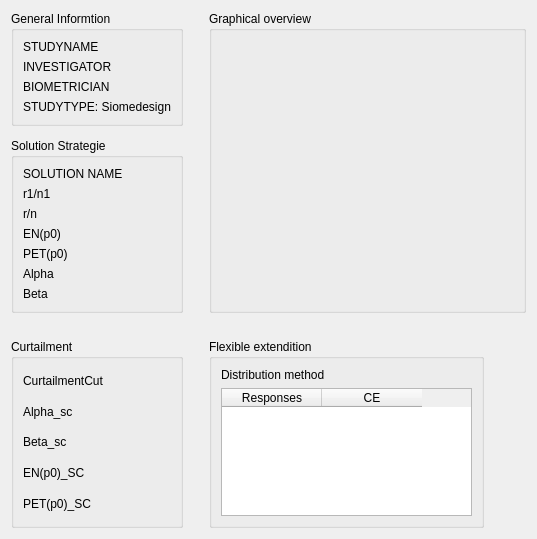
<?xml version="1.0" encoding="UTF-8"?>
<ui version="4.0">
 <class>NewStudyOverviewPage</class>
 <widget class="QWidget" name="NewStudyOverviewPage">
  <property name="geometry">
   <rect>
    <x>0</x>
    <y>0</y>
    <width>537</width>
    <height>539</height>
   </rect>
  </property>
  <property name="windowTitle">
   <string>Form</string>
  </property>
  <layout class="QGridLayout" name="gridLayout">
   <item row="6" column="4">
    <spacer name="verticalSpacer">
     <property name="orientation">
      <enum>Qt::Vertical</enum>
     </property>
     <property name="sizeHint" stdset="0">
      <size>
       <width>20</width>
       <height>40</height>
      </size>
     </property>
    </spacer>
   </item>
   <item row="4" column="6" colspan="2">
    <spacer name="horizontalSpacer">
     <property name="orientation">
      <enum>Qt::Horizontal</enum>
     </property>
     <property name="sizeHint" stdset="0">
      <size>
       <width>40</width>
       <height>20</height>
      </size>
     </property>
    </spacer>
   </item>
   <item row="5" column="7">
    <spacer name="horizontalSpacer_2">
     <property name="orientation">
      <enum>Qt::Horizontal</enum>
     </property>
     <property name="sizeHint" stdset="0">
      <size>
       <width>40</width>
       <height>20</height>
      </size>
     </property>
    </spacer>
   </item>
   <item row="4" column="1">
    <spacer name="verticalSpacer_2">
     <property name="orientation">
      <enum>Qt::Vertical</enum>
     </property>
     <property name="sizeHint" stdset="0">
      <size>
       <width>20</width>
       <height>40</height>
      </size>
     </property>
    </spacer>
   </item>
   <item row="2" column="1">
    <spacer name="verticalSpacer_3">
     <property name="orientation">
      <enum>Qt::Vertical</enum>
     </property>
     <property name="sizeHint" stdset="0">
      <size>
       <width>20</width>
       <height>40</height>
      </size>
     </property>
    </spacer>
   </item>
   <item row="3" column="1">
    <widget class="QGroupBox" name="groupBox">
     <property name="title">
      <string>Solution Strategie</string>
     </property>
     <property name="flat">
      <bool>false</bool>
     </property>
     <property name="checkable">
      <bool>false</bool>
     </property>
     <layout class="QGridLayout" name="gridLayout_3">
      <item row="0" column="0">
       <widget class="QLabel" name="l_SolutionStategy">
        <property name="text">
         <string>SOLUTION NAME</string>
        </property>
       </widget>
      </item>
      <item row="2" column="0">
       <widget class="QLabel" name="l_r_n">
        <property name="text">
         <string>r/n</string>
        </property>
       </widget>
      </item>
      <item row="3" column="0">
       <widget class="QLabel" name="l_enp0">
        <property name="text">
         <string>EN(p0)</string>
        </property>
       </widget>
      </item>
      <item row="4" column="0">
       <widget class="QLabel" name="l_petP0">
        <property name="text">
         <string>PET(p0)</string>
        </property>
       </widget>
      </item>
      <item row="5" column="0">
       <widget class="QLabel" name="l_alpha">
        <property name="text">
         <string>Alpha</string>
        </property>
       </widget>
      </item>
      <item row="6" column="0">
       <widget class="QLabel" name="l_beta">
        <property name="text">
         <string>Beta</string>
        </property>
       </widget>
      </item>
      <item row="1" column="0">
       <widget class="QLabel" name="l_r1_n1">
        <property name="text">
         <string>r1/n1</string>
        </property>
       </widget>
      </item>
     </layout>
    </widget>
   </item>
   <item row="5" column="6">
    <widget class="QGroupBox" name="gB_flexibleOverview">
     <property name="title">
      <string>Flexible extendition</string>
     </property>
     <layout class="QVBoxLayout" name="verticalLayout">
      <item>
       <widget class="QLabel" name="l_distributeMethod">
        <property name="text">
         <string>Distribution method</string>
        </property>
       </widget>
      </item>
      <item>
       <widget class="QTableWidget" name="t_flexible_Overview">
        <column>
         <property name="text">
          <string>Responses</string>
         </property>
        </column>
        <column>
         <property name="text">
          <string>CE</string>
         </property>
        </column>
       </widget>
      </item>
     </layout>
    </widget>
   </item>
   <item row="1" column="1">
    <widget class="QGroupBox" name="groupBox_2">
     <property name="title">
      <string>General Informtion</string>
     </property>
     <layout class="QGridLayout" name="gridLayout_2">
      <item row="0" column="0">
       <widget class="QLabel" name="l_StudyName">
        <property name="text">
         <string>STUDYNAME</string>
        </property>
       </widget>
      </item>
      <item row="1" column="0">
       <widget class="QLabel" name="l_Investigator">
        <property name="text">
         <string>INVESTIGATOR</string>
        </property>
       </widget>
      </item>
      <item row="2" column="0">
       <widget class="QLabel" name="l_Biometrician">
        <property name="text">
         <string>BIOMETRICIAN</string>
        </property>
       </widget>
      </item>
      <item row="3" column="0">
       <widget class="QLabel" name="l_StudyType">
        <property name="text">
         <string>STUDYTYPE: Siomedesign</string>
        </property>
       </widget>
      </item>
     </layout>
    </widget>
   </item>
   <item row="5" column="1">
    <widget class="QGroupBox" name="gB_Curtailment">
     <property name="title">
      <string>Curtailment</string>
     </property>
     <layout class="QGridLayout" name="gridLayout_4">
      <item row="2" column="1">
       <widget class="QLabel" name="l_betaSC">
        <property name="text">
         <string>Beta_sc</string>
        </property>
       </widget>
      </item>
      <item row="3" column="1">
       <widget class="QLabel" name="l_enp0SC">
        <property name="text">
         <string>EN(p0)_SC</string>
        </property>
       </widget>
      </item>
      <item row="1" column="1">
       <widget class="QLabel" name="l_alphaSC">
        <property name="text">
         <string>Alpha_sc</string>
        </property>
       </widget>
      </item>
      <item row="0" column="1">
       <widget class="QLabel" name="l_cut">
        <property name="text">
         <string>CurtailmentCut</string>
        </property>
       </widget>
      </item>
      <item row="4" column="1">
       <widget class="QLabel" name="l_petP0SC">
        <property name="text">
         <string>PET(p0)_SC</string>
        </property>
       </widget>
      </item>
     </layout>
    </widget>
   </item>
   <item row="1" column="6" rowspan="3" colspan="2">
    <widget class="QGroupBox" name="groupBox_3">
     <property name="title">
      <string>Graphical overview</string>
     </property>
     <layout class="QGridLayout" name="gridLayout_5">
      <item row="0" column="0">
       <widget class="Rwidget" name="rw_overview" native="true"/>
      </item>
     </layout>
    </widget>
   </item>
  </layout>
 </widget>
 <customwidgets>
  <customwidget>
   <class>Rwidget</class>
   <extends>QWidget</extends>
   <header location="global">rwidget.h</header>
   <container>1</container>
  </customwidget>
 </customwidgets>
 <resources/>
 <connections/>
</ui>
